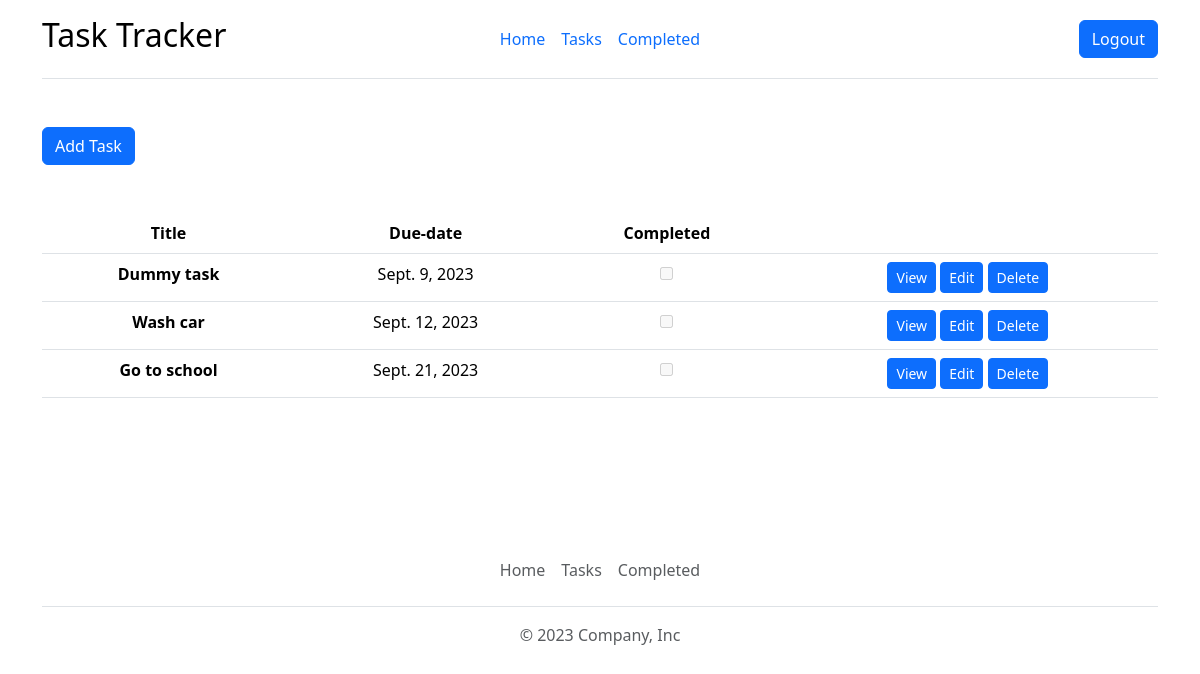
The app's page /todos/ (signed in) with its own data.
### todoapp/models.py (models this page shows, shortened)
class Task(models.Model):
    title = models.CharField(max_length=255)
    description = models.TextField(blank=True, default='')
    due_date = models.DateField()
    completed = models.BooleanField(default=False)
    user = models.ForeignKey(User, on_delete=models.CASCADE, null=True, blank=True)

### todoapp/views.py (the view)
# urls.py: path('todos/', views.todosList, name='view-todos'),
@login_required(login_url='login')
def todosList(request):
    todos = request.user.task_set.filter(completed=False).order_by('due_date')
    context = {
        'todos': todos
    }
    return render(request, 'todos.html', context)

### templates/todos.html
{% extends "main.html" %}
{% block content %}
<br>
    <div class="container">
        <a href="{% url 'create-todo' %}" class="btn btn-primary">Add Task</a>
    </div>
  <div class="container text-center">
    <br>
    <br>
    <table class="table table-hover">
  <thead>
    <tr>
      <th scope="col">Title</th>
      <th scope="col">Due-date</th>
      <th scope="col">Completed</th>
      <th scope="col"></th>
    </tr>
  </thead>
  <tbody>
    {% for todo in todos %}
      <tr>
      <th scope="row">{{todo.title}}</th>
      <td>{{todo.due_date}}</td>
      <td>
          <a href="{% url 'toggle-complete' todo.id %}">
            <input type="checkbox" {% if todo.completed %}checked{% endif %} disabled>
          </a>
      </td>
      <td>
        <a href="{% url 'detail' todo.id %}" class="btn btn-primary btn-sm">View</a>
        <a href="{% url 'edit-todo' todo.id %}" class="btn btn-primary btn-sm">Edit</a>
        <a href="{% url 'delete-todo' todo.id %}" class="btn btn-primary btn-sm">Delete</a>
      </td>
    </tr>
    {% endfor %}
  </tbody>
</table>
  </div>
  <br><br><br><br>
{% endblock content %}

### records on screen
Task: title "Dummy task", due_date "Sept. 9, 2023"
Task: title "Wash car", due_date "Sept. 12, 2023"
Task: title "Go to school", due_date "Sept. 21, 2023"
